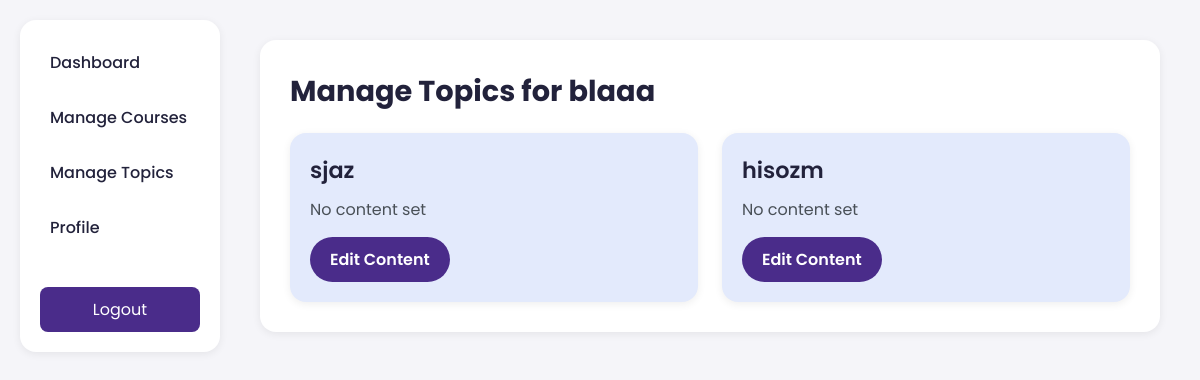
The page /manage_topics/8 (signed in) on the database its author committed.
### tables this page shows
CREATE TABLE courses (
        id INTEGER PRIMARY KEY AUTOINCREMENT,
        title TEXT NOT NULL,
        description TEXT,
        video_url TEXT,
        video_path TEXT, 
        instructor_id INTEGER,
        topics TEXT,
        image_path TEXT,
        FOREIGN KEY (instructor_id) REFERENCES users(id)
    );

CREATE TABLE topics (
        id INTEGER PRIMARY KEY AUTOINCREMENT,
        course_id INTEGER,
        topic_index INTEGER,
        heading TEXT,
        content TEXT,
        FOREIGN KEY (course_id) REFERENCES courses(id)
    );

### app.py (the view)
@app.route('/manage_topics')
@app.route('/manage_topics/<int:course_id>')
def manage_topics(course_id=None):
    if 'user_id' not in session or session['role'] != 'instructor':
        return redirect(url_for('index'))
    db = get_db()
    if course_id is None:
        courses = db.execute('SELECT * FROM courses WHERE instructor_id = ?', (session['user_id'],)).fetchall()
        return render_template('select_course_for_topics.html', courses=courses)
    else:
        topics = db.execute('SELECT t.id, t.course_id, t.topic_index, t.heading, t.content, c.title AS course_title '
                            'FROM topics t JOIN courses c ON t.course_id = c.id WHERE t.course_id = ? AND c.instructor_id = ?',
                            (course_id, session['user_id'])).fetchall()
        if not topics:
            flash('Topic not found or you do not have permission.', 'error')
            return redirect(url_for('manage_topics'))
        return render_template('manage_topics.html', topics=topics)

### database.py (called while the page is built)
def get_db():
    conn = sqlite3.connect('database.db')
    conn.row_factory = sqlite3.Row
    return conn

### templates/manage_topics.html (shortened to what this page needs)
<!DOCTYPE html>
<html lang="en">
<head>
      <link rel="stylesheet" href="{{ url_for('static', filename='css/styles.css') }}">
</head>
<body>
 <div class="container">
      <nav class="sidebar" aria-label="Sidebar navigation">
        <a href="{{ url_for('instructor_dashboard') }}" class="nav-link">Dashboard</a>
        <a href="{{ url_for('manage_courses') }}" class="nav-link">Manage Courses</a>
        <a href="{{ url_for('manage_topics') }}" class="nav-link">Manage Topics</a>
        <a href="{{ url_for('profile') }}" class="nav-link">Profile</a>
        <a href="{{ url_for('logout') }}" class="logout-btn">Logout</a>
    </nav>
<section class="dashboard-card" aria-labelledby="topics-title">
  <h2 id="topics-title" class="card-title">
    Manage Topics for {{ topics[0].course_title if topics else 'Unknown' }}
  </h2>
  {% if topics %}
  <div class="course-grid">
    {% for topic in topics %}
    <article class="course-card">
      <h3 class="course-title">{{ topic.heading }}</h3>
      <p class="card-text topic-content">
        {{ topic.content | truncate(100, true) or 'No content set' }}
      </p>
      <div class="course-actions">
        <a href="{{ url_for('edit_topic', topic_id=topic.id) }}" class="btn btn-primary">Edit Content</a>
      </div>
    </article>
    {% endfor %}
  </div>
  {% else %}
  <p class="card-text">No topics available. Add topics to your courses via the Manage Courses page.</p>
  {% endif %}
</section>
</div>
</body>
</html>

### static/css/styles.css (style rules this page uses)
* { margin: 0; padding: 0; box-sizing: border-box; }
:root { --primary-color: #4A2C8A; --secondary-color: #6B46C1; --accent-color: #86c83b; --bg-gradient-start: #616391; --bg-gradient-mid: rgba(99, 102, 241, 0.55); --bg-gradient-end: #8a8bae; --text-color: #22223b; --muted-text: #495057; --bg-light: #f4f7fe; --bg-white: #ffffff; --bg-card: #e3eafc; --shadow-sm: 0 2px 8px rgba(0,0,0,0.07); --shadow-md: 0 4px 16px rgba(0,0,0,0.12); --border-radius: 16px; --border-radius-pill: 999px; --transition: all 0.3s ease; --font-primary: 'Poppins', sans-serif; --font-heading: 'Montserrat', sans-serif; }
body { font-family: var(--font-primary); background: #f5f5f9; color: var(--text-color); }
a { text-decoration: none; color: var(--primary-color); transition: var(--transition); }
.btn { display: inline-block; padding: 10px 20px; border-radius: var(--border-radius-pill); font-weight: 600; transition: var(--transition); will-change: transform; }
.btn-primary { background-color: var(--primary-color); color: #fff; }
.nav-link { color: var(--text-color); font-weight: 500; transition: var(--transition); }
.logout-btn { background-color: var(--primary-color); color: #fff; padding: 8px 16px; border-radius: var(--border-radius-pill); }
.container { display: flex; gap: 20px; max-width: 1200px; margin: 0 auto; padding: 20px; }
.sidebar { width: 200px; background: var(--bg-white); border-radius: var(--border-radius); box-shadow: var(--shadow-sm); padding: 20px; display: flex; flex-direction: column; gap: 10px; }
.sidebar a { padding: 10px; border-radius: 8px; color: var(--text-color); transition: var(--transition); }
.sidebar .logout-btn { margin-top: auto; background: var(--primary-color); color: #fff; text-align: center; }
.profile-card, .dashboard-card { flex: 1; background: var(--bg-white); border-radius: var(--border-radius); box-shadow: var(--shadow-sm); padding: 30px; margin: 20px; }
.card-title { font-size: 1.8em; margin-bottom: 20px; }
.card-text { font-size: 1em; color: var(--muted-text); margin-bottom: 15px; }
.course-grid { display: grid; grid-template-columns: repeat(auto-fit, minmax(250px, 1fr)); gap: 24px; }
.course-card { background: var(--bg-card); border-radius: var(--border-radius); box-shadow: var(--shadow-sm); padding: 20px; transition: var(--transition); will-change: transform; }
.course-title { font-size: 1.4em; font-weight: 600; margin-bottom: 10px; }

### rows shown on the page
courses: title "blaaa"
topics: heading "sjaz", content "No content set"
topics: heading "hisozm", content "No content set"
